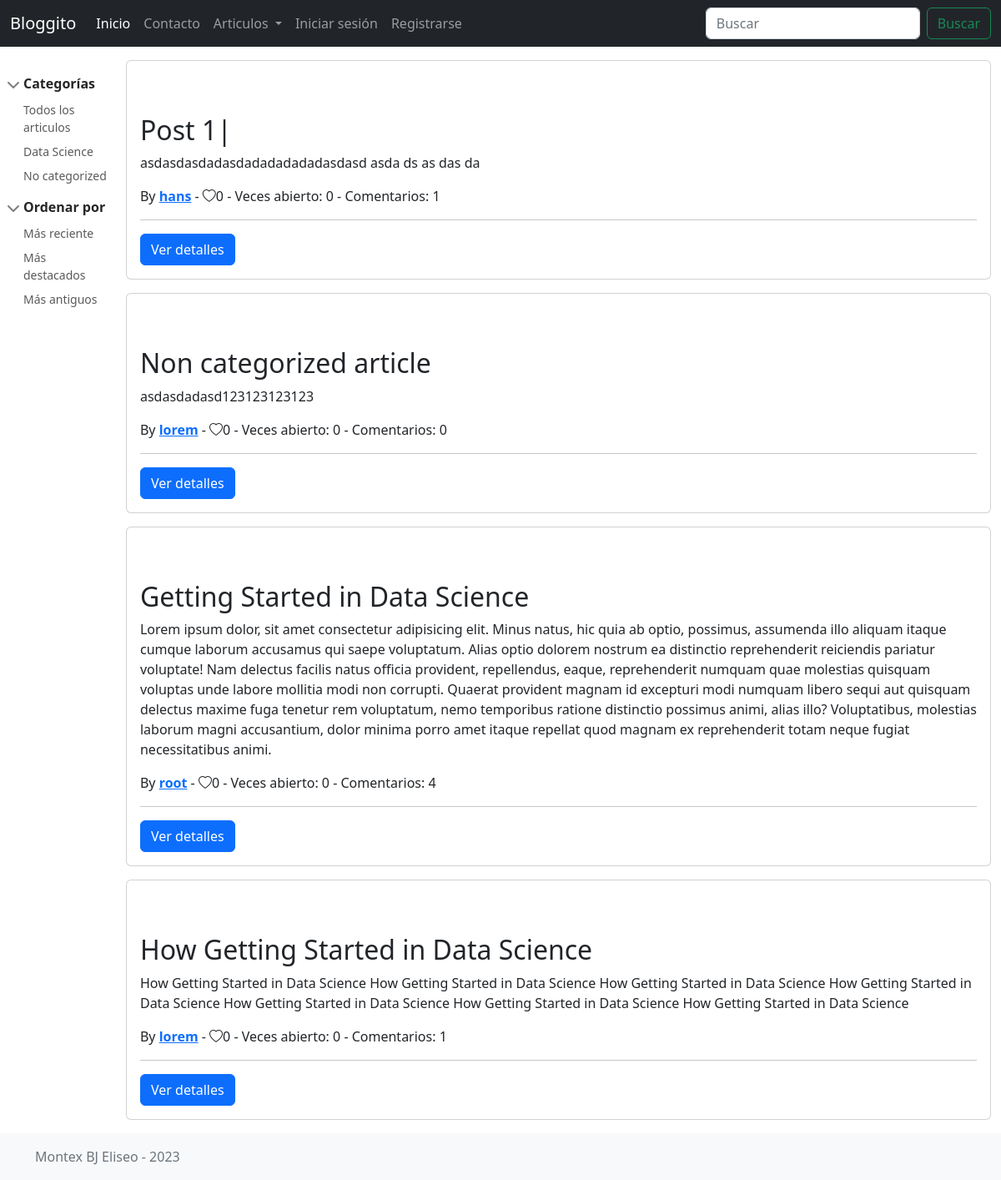
The app's page /posts/, older data.
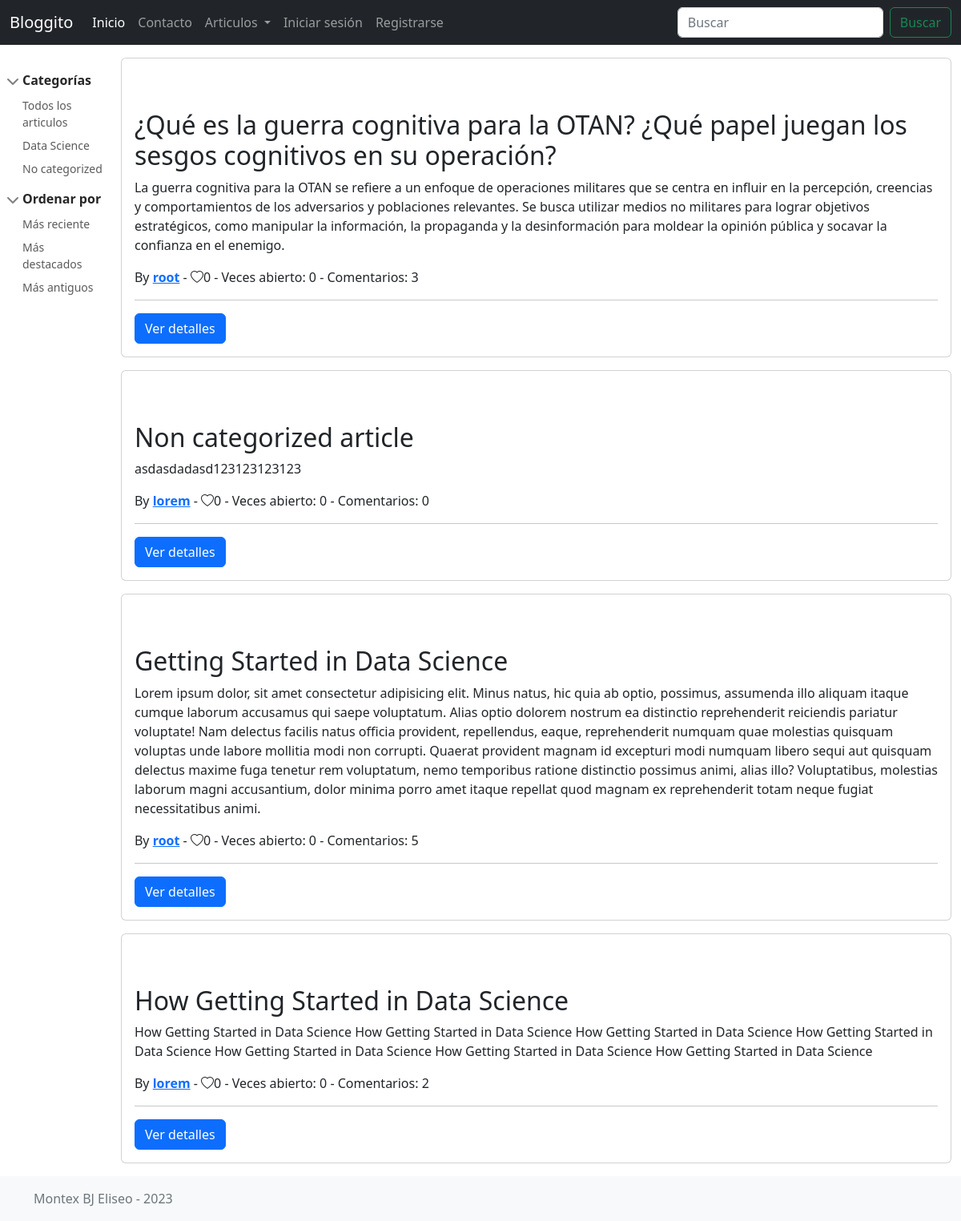
The same page, newer data.
### apps/posts/models.py (models this page shows, shortened)
class Post(models.Model):
    title = models.CharField(
        max_length=100,
        verbose_name="Título del Artículo",
        help_text="Escribe el titulo del artículo",
    )
    short_description = models.TextField(
        max_length=750,
        verbose_name="Descripción breve o resumen",
        help_text="Escribe una breve descripcion o resumen del artículo",
    )
    image = models.ImageField(
        upload_to='posts',
        null=True,
        verbose_name="Imagen relacionada",
        help_text="Selecciona una imagen relacionada para mostrar como portada del artículo",
    )
    content = models.TextField(
        verbose_name="Contenido del artículo",
        help_text="Escribe el contenido del artículo",
    )
    created_at = models.DateTimeField(
        auto_now_add=True, editable=False, verbose_name="Fecha de creación"
    )
    updated_at = models.DateTimeField(
        auto_now=True, editable=False, verbose_name="Fecha de actualización"
    )
    author = models.ForeignKey(
        get_user_model(),
        null=True,
        on_delete=models.SET_NULL,
        verbose_name="Autor del artículo",
    )
    category = models.ForeignKey(
        Category,
        null=True,
        on_delete=models.SET_NULL,
        verbose_name="Categoría a la que pertenece",
    )
    tags = models.ManyToManyField(
        Tag, verbose_name="Etiquetas relacionadas", blank=True
    )
    likes = models.ManyToManyField(
        get_user_model(), blank=True, related_name="liked_posts"
    )
    views = models.IntegerField(default=0)
    class Meta:
        verbose_name = "Artículo"
        verbose_name_plural = "Artículos"
    def get_absolute_url(self):
        return reverse("posts:view", args=[self.pk])

### apps/users/models.py (models this page shows)
class User(AbstractUser):
    image = models.ImageField(upload_to="users", null=True)
    def get_absolute_url(self):
        return reverse("profile", args=[self.username])

### apps/comments/models.py (models this page shows, shortened)
class PostComment(models.Model):
    text = models.TextField(max_length=300, verbose_name="Contenido del comentario")
    post = models.ForeignKey(
        Post, on_delete=models.CASCADE, verbose_name="Articulo al que pertenece"
    )
    author = models.ForeignKey(
        get_user_model(),
        null=True,
        on_delete=models.SET_NULL,
        verbose_name="Autor del comentario",
    )
    created_at = models.DateTimeField(
        auto_now_add=True, editable=False, verbose_name="Fecha de creación"
    )
    updated_at = models.DateTimeField(
        auto_now=True, editable=False, verbose_name="Fecha de actualización"
    )
    edited = models.BooleanField(default=False, verbose_name="Fue editado?")
    likes = models.ManyToManyField(
        get_user_model(), blank=True, related_name="liked_comments"
    )
    class Meta:
        verbose_name = "Comentario"
        verbose_name_plural = "Comentarios"
        ordering = ["-created_at"]

### apps/posts/views.py (the view, shortened to what this page needs)
# urls.py: path('', PostListView.as_view(), name = 'index'),
class PostListView(ListView):
    model = Post
    template_name = "posts/post_list.html"
    context_object_name = "posts"
    def get_queryset(self):
        queryset = Post.objects.all().order_by("-created_at")
        category = self.request.GET.get("category", "")
        q = self.request.GET.get("q", "")
        if category:
            queryset = queryset.filter(Q(category__id=category))
        return queryset

### apps/posts/models.py (called while the page is built)
    def __str__(self) -> str:
        return self.name

    def get_filterby_link(self):
        url = reverse("posts:index")
        return f"{url}?category={self.pk}"

### blog/context_processors.py (called while the page is built)
def blog_context(request):
    data = {
        'app_name': 'Bloggito',
        'categories': Category.objects.all()
    }
    return data

### blog/templatetags/path_tags.py (called while the page is built)
@register.simple_tag(takes_context=True)
def login_path(context):
    request = context.get("request")
    current_path = request.path
    if current_path not in list(common_urls.values()):
        return common_urls["login"] + f"?next={current_path}"
    return common_urls["login"]

@register.simple_tag(takes_context=True)
def register_path(context):
    request = context.get("request")
    current_path = request.path
    if current_path not in list(common_urls.values()):
        return common_urls["register"] + f"?next={current_path}"
    return common_urls["register"]

### templates/posts/post_list.html (shortened to what this page needs)
{% extends 'base.html' %}
{% block content %}
<main class="d-flex">
    {% include 'posts/sidebar.html' %}
    <section class="container">
        {% for post in posts %}
        {% include 'posts/post_card.html' %}
        {% empty %}
        <h1>No hay articulos para mostrar</h1>
        {% endfor %}
    </section>
</main>
{% endblock content %}

### templates/posts/post_card.html (shortened to what this page needs)
<article class="card  my-3">
    <div class="card-body">
        <h2 class="mt-5">{{post.title}}</h2>
        <p>{{post.short_description}}</p>
        <p>By <a href="{{post.author.get_absolute_url}}"><b>{{post.author}}</b></a> - <span
                class="bi {% if user in post.likes.all %}bi-heart-fill text-danger{% else %}bi-heart{%endif%}">{{post.likes.all|length}}</span>
            - <span>Veces abierto: {{post.views}}</span>
            - <span>Comentarios: {{post.postcomment_set.all|length}}</span>
        </p>
        <hr>
        <a class="btn btn-primary" href="{{post.get_absolute_url}}">Ver detalles</a>
    </div>
</article>

Row changes from the older to the newer data that the page shows:
removed Post: title "Post 1|", short_description "asdasdasdadasdadadadadadasdasd asda ds as das da", author "hans", likes.all|length "0", views "0", postcomment_set.all|length "1"
added Post: title "¿Qué es la guerra cognitiva para la OTAN? ¿Qué papel juegan los sesgos cognitivos en su operación?", short_description "La guerra cognitiva para la OTAN se refiere a un enfoque de operaciones militares que se centra en influir en la percepción, creencias y comportamientos de los adversarios y poblaciones relevantes. Se busca utilizar medios no militares para lograr objetivos estratégicos, como manipular la información, la propaganda y la desinformación para moldear la opinión pública y socavar la confianza en el enemigo.", author "root", likes.all|length "0", views "0", postcomment_set.all|length "3"
computed for Post "Getting Started in Data Science": postcomment_set.all|length "4" → "5"
computed for Post "How Getting Started in Data Science": postcomment_set.all|length "1" → "2"
